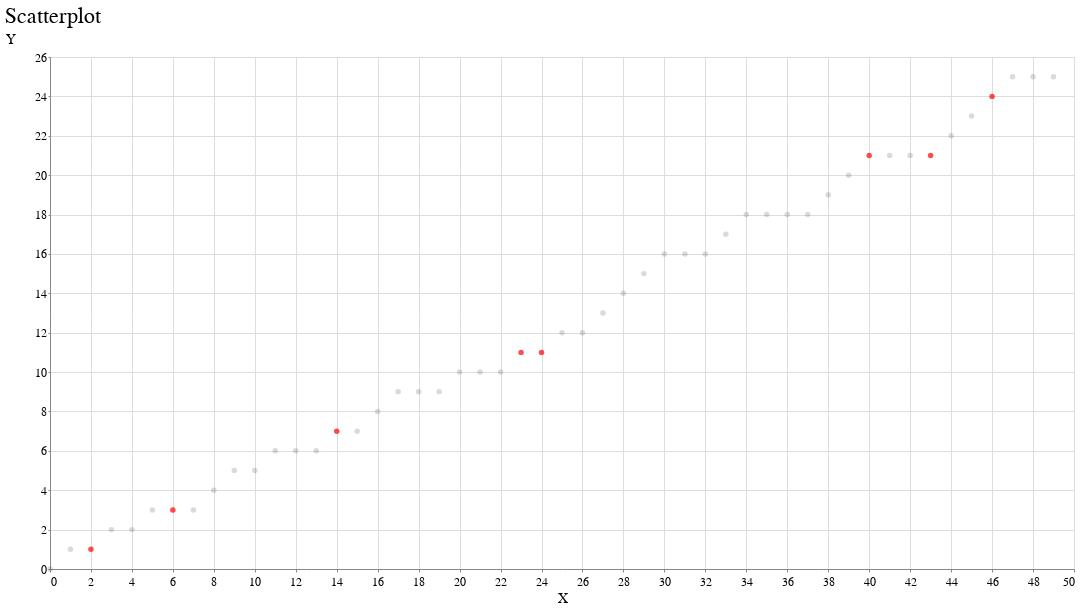

Source (notebook cell):
### Markdown cell above
#### Scatter Plot

### Code cell
# create a scatterplot using df dataframe
scatter = (alt.Chart(df).mark_circle().encode(
    x='X',      # x axis is X
    y='Y',      # y axis uses Y
    tooltip=['X','Y','Z'], 
    color=alt.condition(
        alt.datum.Z < 20,
        alt.value('red'), alt.value('hsla(232, 7%, 20%, 0.25)')
    )
).properties(width=1024, height=512, title="Scatterplot"))

# add bar chart layer to text layer)
scatter

### Figure 1 — Vega-Lite specification as saved in the notebook (floating-point values rounded to 4 significant figures)
{"config": {"view": {"width": 800, "height": 450}, "background": "#ffffff", "title": {"anchor": "start", "font": "BentonGothic-Bold, sans", "fontColor": "#000000", "fontSize": 22, "fontWeight": "normal"}, "arc": {"fill": "#82c6df"}, "area": {"fill": "#82c6df"}, "line": {"stroke": "#82c6df", "strokeWidth": 3}, "path": {"stroke": "#82c6df"}, "rect": {"fill": "#82c6df"}, "shape": {"stroke": "#82c6df"}, "bar": {"fill": "#82c6df"}, "point": {"stroke": "#82c6df"}, "symbol": {"fill": "#82c6df", "size": 30}, "axis": {"titleFont": "BentonGothic-Bold, sans", "titleFontSize": 14, "titleFontWeight": "normal", "labelFont": "BentonGothic, sans", "labelFontSize": 12, "labelFontWeight": "normal"}, "axisX": {"labelAngle": 0, "labelPadding": 4, "tickSize": 3}, "axisY": {"labelBaseline": "middle", "maxExtent": 45, "minExtent": 45, "tickSize": 2, "titleAlign": "left", "titleAngle": 0, "titleX": -45, "titleY": -11}, "legend": {"titleFont": "BentonGothic-Bold, sans", "titleFontSize": 14, "titleFontWeight": "normal", "symbolType": "square", "labelFont": "BentonGothic, sans", "labelFontSize": 13}, "range": {"category": ["#3580b1", "#ec8431", "#ab7fb4", "#c89d29", "#adc839", "#829eb1"], "diverging": ["#e68a4f", "#f4bb6a", "#f9e39c", "#dadfe2", "#a6b7c6", "#849eae"], "heatmap": ["#fbf2c7", "#f9e39c", "#f8d36e", "#f4bb6a", "#e68a4f", "#d15a40", "#ab4232"], "ordinal": ["#fbf2c7", "#f9e39c", "#f8d36e", "#f4bb6a", "#e68a4f", "#d15a40", "#ab4232"], "ramp": ["#fbf2c7", "#f9e39c", "#f8d36e", "#f4bb6a", "#e68a4f", "#d15a40", "#ab4232"]}}, "data": {"name": "data-207a702138ded36f65fec3c7670b4d37"}, "mark": "circle", "encoding": {"color": {"condition": {"value": "red", "test": "(datum.Z < 20)"}, "value": "hsla(232, 7%, 20%, 0.25)"}, "tooltip": [{"field": "X", "type": "quantitative"}, {"field": "Y", "type": "quantitative"}, {"field": "Z", "type": "quantitative"}], "x": {"field": "X", "type": "quantitative"}, "y": {"field": "Y", "type": "quantitative"}}, "height": 512, "title": "Scatterplot", "width": 1024, "$schema": "https://vega.github.io/schema/vega-lite/v4.17.0.json", "datasets": {"data-207a702138ded36f65fec3c7670b4d37": [{"X": 0, "Y": 0.0, "Z": 46.0}, {"X": 1, "Y": 1.0, "Z": 59.0}, {"X": 2, "Y": 1.0, "Z": 12.0}, {"X": 3, "Y": 2.0, "Z": 87.0}, {"X": 4, "Y": 2.0, "Z": 98.0}, {"X": 5, "Y": 3.0, "Z": 46.0}, {"X": 6, "Y": 3.0, "Z": 10.0}, {"X": 7, "Y": 3.0, "Z": 91.0}, {"X": 8, "Y": 4.0, "Z": 27.0}, {"X": 9, "Y": 5.0, "Z": 86.0}, {"X": 10, "Y": 5.0, "Z": 69.0}, {"X": 11, "Y": 6.0, "Z": 24.0}, {"X": 12, "Y": 6.0, "Z": 81.0}, {"X": 13, "Y": 6.0, "Z": 42.0}, {"X": 14, "Y": 7.0, "Z": 15.0}, {"X": 15, "Y": 7.0, "Z": 40.0}, {"X": 16, "Y": 8.0, "Z": 54.0}, {"X": 17, "Y": 9.0, "Z": 40.0}, {"X": 18, "Y": 9.0, "Z": 91.0}, {"X": 19, "Y": 9.0, "Z": 41.0}, {"X": 20, "Y": 10.0, "Z": 43.0}, {"X": 21, "Y": 10.0, "Z": 40.0}, {"X": 22, "Y": 10.0, "Z": 86.0}, {"X": 23, "Y": 11.0, "Z": 19.0}, {"X": 24, "Y": 11.0, "Z": 3.0}, {"X": 25, "Y": 12.0, "Z": 47.0}, {"X": 26, "Y": 12.0, "Z": 60.0}, {"X": 27, "Y": 13.0, "Z": 32.0}, {"X": 28, "Y": 14.0, "Z": 70.0}, {"X": 29, "Y": 15.0, "Z": 27.0}, {"X": 30, "Y": 16.0, "Z": 93.0}, {"X": 31, "Y": 16.0, "Z": 72.0}, {"X": 32, "Y": 16.0, "Z": 32.0}, {"X": 33, "Y": 17.0, "Z": 79.0}, {"X": 34, "Y": 18.0, "Z": 20.0}, {"X": 35, "Y": 18.0, "Z": 81.0}, {"X": 36, "Y": 18.0, "Z": 84.0}, {"X": 37, "Y": 18.0, "Z": 85.0}, {"X": 38, "Y": 19.0, "Z": 95.0}, {"X": 39, "Y": 20.0, "Z": 78.0}, {"X": 40, "Y": 21.0, "Z": 1.0}, {"X": 41, "Y": 21.0, "Z": 47.0}, {"X": 42, "Y": 21.0, "Z": 47.0}, {"X": 43, "Y": 21.0, "Z": 15.0}, {"X": 44, "Y": 22.0, "Z": 39.0}, {"X": 45, "Y": 23.0, "Z": 71.0}, {"X": 46, "Y": 24.0, "Z": 14.0}, {"X": 47, "Y": 25.0, "Z": 40.0}, {"X": 48, "Y": 25.0, "Z": 26.0}, {"X": 49, "Y": 25.0, "Z": 74.0}]}}
